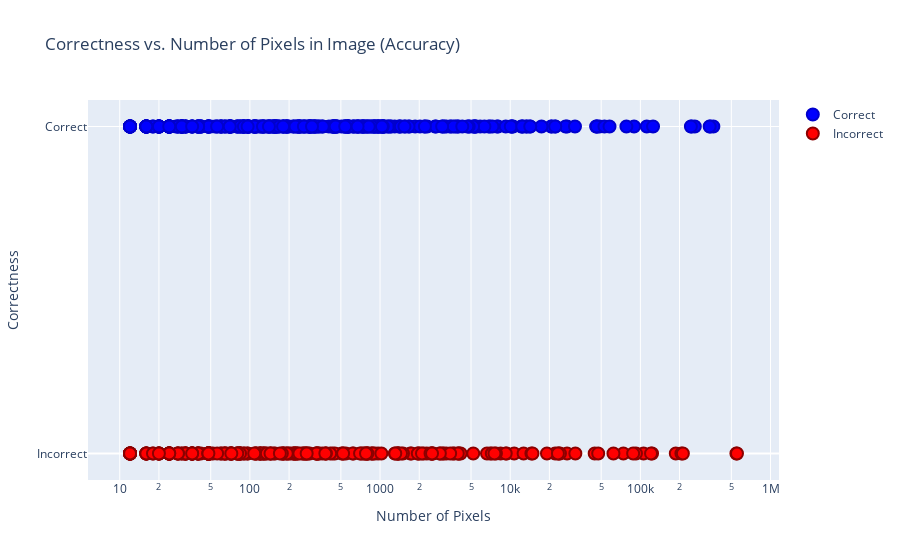

Source (notebook cell):
### Code cell
fig = go.Figure()

# Add points for correct predictions
fig.add_trace(go.Scatter(
    x=[pixel_counts_accuracies[i] for i in range(len(accuracies)) if accuracies[i]],
    y=[1 for i in range(len(accuracies)) if accuracies[i]],  # Use 1 as a dummy value to represent correct predictions
    mode='markers',
    name='Correct',
    marker=dict(color='Blue', size=12, line=dict(color='MediumBlue', width=2))
))

# Add points for incorrect predictions
fig.add_trace(go.Scatter(
    x=[pixel_counts_accuracies[i] for i in range(len(accuracies)) if not accuracies[i]],
    y=[0 for i in range(len(accuracies)) if not accuracies[i]],  # Use 0 as a dummy value to represent incorrect predictions
    mode='markers',
    name='Incorrect',
    marker=dict(color='Red', size=12, line=dict(color='DarkRed', width=2))
))

fig.update_layout(
    title='Correctness vs. Number of Pixels in Image (Accuracy)',
    xaxis_title='Number of Pixels',
    xaxis_type='log',  # Set the x-axis to a logarithmic scale
    yaxis_title='Correctness',
    yaxis=dict(tickvals=[0, 1], ticktext=['Incorrect', 'Correct'])
)

fig.show()

### Figure 1 — Plotly figure (JSON) as saved in the notebook; plotly's stock layout.template omitted (floating-point values rounded to 4 significant figures; data arrays with more than 128 entries replaced by an {"elided": "..."} marker saying what was removed)
{"data": [{"marker": {"color": "Blue", "line": {"color": "MediumBlue", "width": 2}, "size": 12}, "mode": "markers", "name": "Correct", "type": "scatter", "x": {"elided": "346 int values"}, "y": {"elided": "346 int values"}}, {"marker": {"color": "Red", "line": {"color": "DarkRed", "width": 2}, "size": 12}, "mode": "markers", "name": "Incorrect", "type": "scatter", "x": {"elided": "240 int values"}, "y": {"elided": "240 int values"}}], "layout": {"title": {"text": "Correctness vs. Number of Pixels in Image (Accuracy)"}, "xaxis": {"title": {"text": "Number of Pixels"}, "type": "log"}, "yaxis": {"ticktext": ["Incorrect", "Correct"], "tickvals": [0, 1], "title": {"text": "Correctness"}}}}
